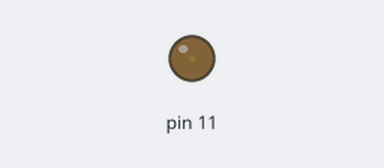
The sketch below on a simulated Arduino Uno, built with avr-gcc and run on an emulated ATmega328P. Parts: output pins drawn as LEDs (lit = HIGH).

Above: at 0.05 s.
At 0.65 s:
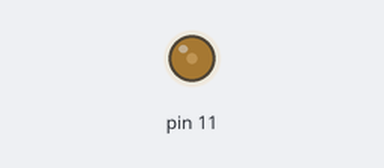
At 1.3 s:
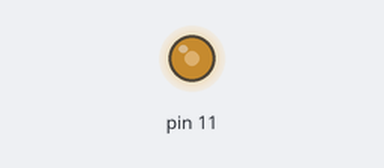
At 2.55 s:
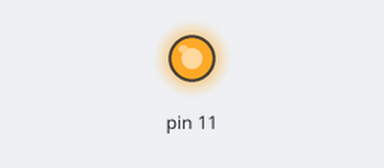
Timing chart, 0 to 5.9 s (numbered marks = the images above):
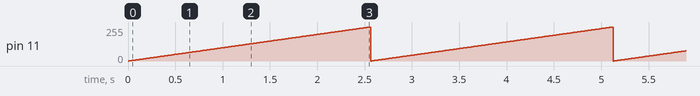

Measured:
- by itself, pin 11: ramps from 0/255 to 255/255 and jumps back, once every 2.6 s

The sketch:

PWM_Pin11.ino
```cpp
void setup() {
}
void loop() {
  static byte pwm = 0;
  analogWrite(11, pwm); // set the PWM duty cycle
  delay(10); // a very short delay
  pwm++; // increase the PWM duty cycle
}
```
